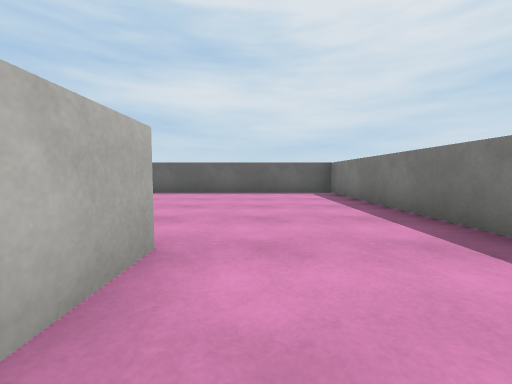
view 1 (above)

18 first-person views from a walk through a scene from a Unity 3-D project. The camera is 0.62 m above the floor, tilts 4° down and sees 90° across. The floor is counted in squares, 1 m on a side. Each view is taken from the middle of a square. On the plan, view 1 faces up. The plan holds only what a view shows up to about 9 squares ahead; the rest is blank. The player character is not drawn. Surface patterns are stand-ins for the level's own textures.

view 2
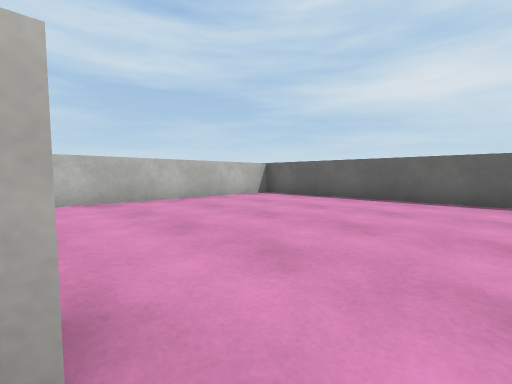

view 3
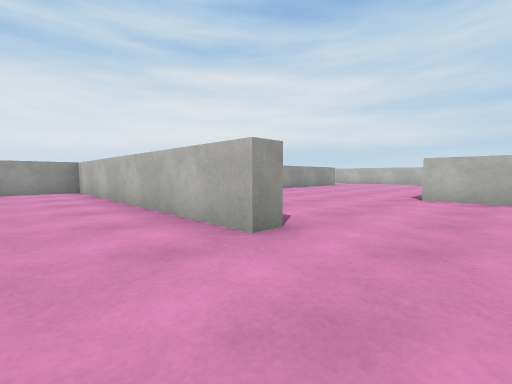

view 4
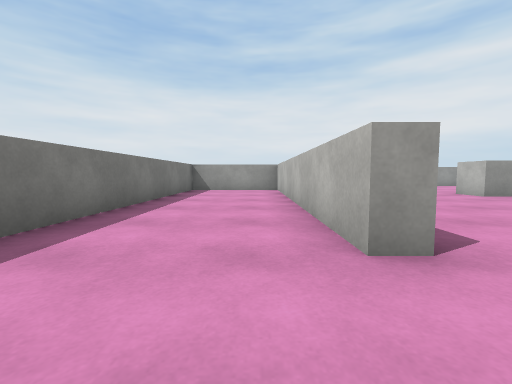

view 5
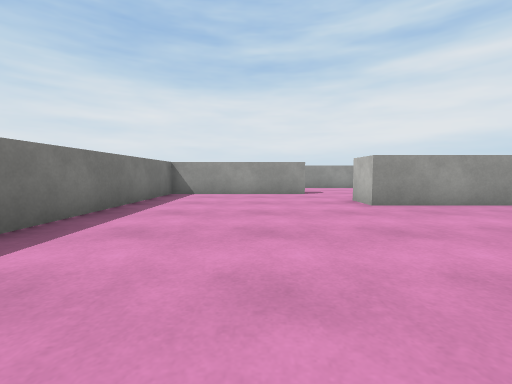

view 6
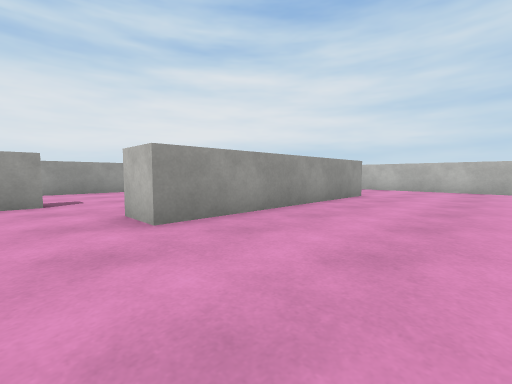

view 7
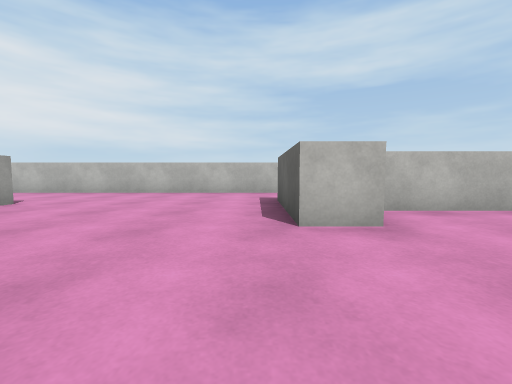

view 8
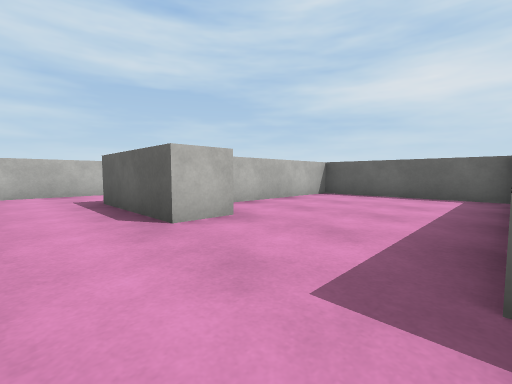

view 9
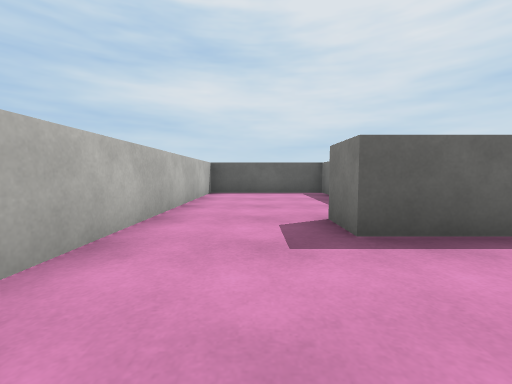

view 10
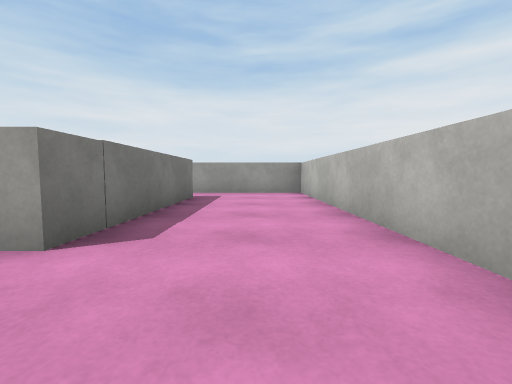

view 11
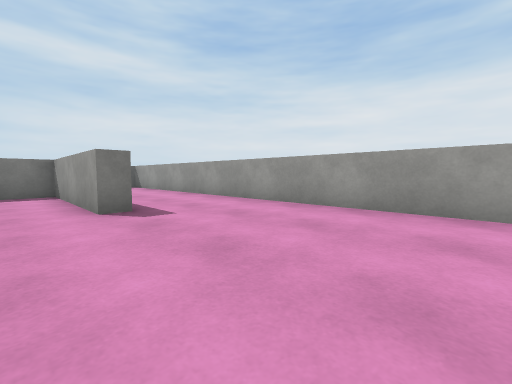

view 12
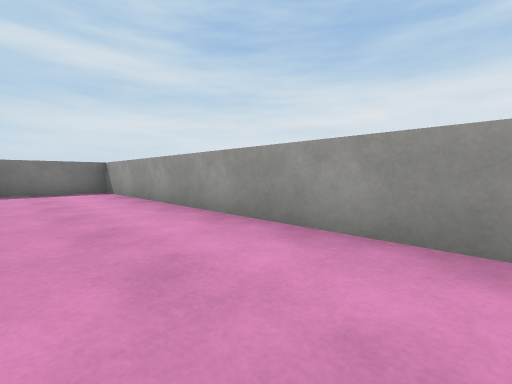

view 13
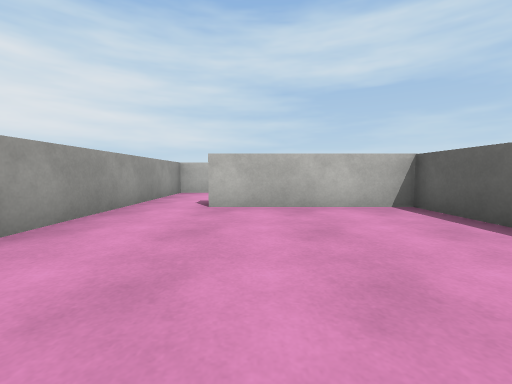

view 14
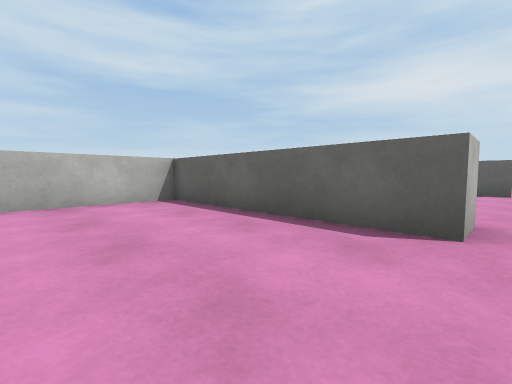

view 15
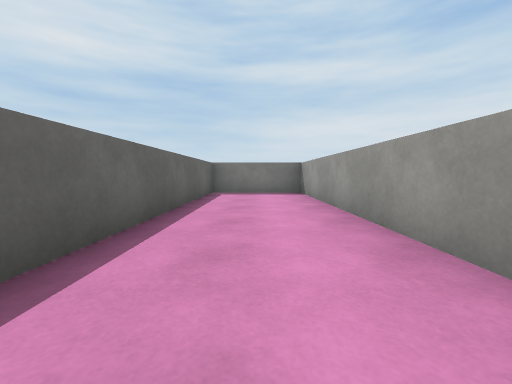

view 16
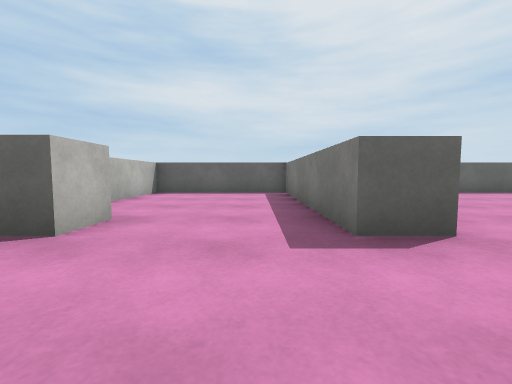

view 17
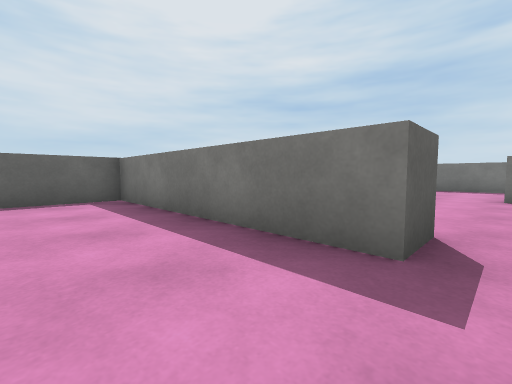

view 18
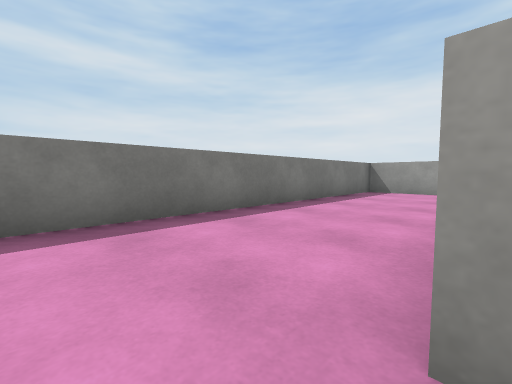

### Floor plan
Ten units are one square. View 1 is at (0, 0); x grows to the right and y downward. Boxes are objects, and circles mark ways between rooms. Rooms are numbered by the first view taken in them; rooms with no view inside come last. Other rooms are left out.
<svg viewBox="-160 -90 190 190">
<path fill="none" stroke="#000" d="M-100 -25 -130 -25 -130 -36M-14 -21 -8 -21 -8 60 25 60 25 -85 -60 -85 -60 -25 -70 -25M-45 60 -14 60 -14 5M-118 -76 -118 -85 -155 -85 -155 95 -125 95M-123 79 -123 30 -63 30 -63 40M-55 66 -55 60 -45 60M-63 40 -118 40 -118 79M-125 95 25 95 25 65 -46 65M-100 -36 -100 -25M-70 -25 -70 -85 -113 -85 -113 -41"/>
<circle cx="-120" cy="85" r="3" fill="#2a7"/>
<circle cx="-55" cy="50" r="3" fill="#2a7"/>
<circle cx="-85" cy="-30" r="3" fill="#2a7"/>
<text x="-60" y="-10">1</text>
<text x="-60" y="70">2</text>
<text x="-90" y="-60">3</text>
</svg>
Room 1 opens to room 2. Room 1 opens to room 3.

Where each view was taken, in squares from view 1:
view 1: 0 up, 0 right, facing up
view 2: 2 up, 0 right, facing up-left
view 3: 4 up, 1 right, facing down-left
view 4: 4 up, 0 right, facing down
view 5: 2 up, 4 left, facing down
view 6: 0 up, 5 left, facing down-left
view 7: 2 up, 7 left, facing left
view 8: 1 up, 7 left, facing up-left
view 9: 0 up, 14 left, facing up
view 10: 1 down, 14 left, facing down
view 11: 5 down, 10 left, facing down-right
view 12: 7 down, 7 left, facing down-right
view 13: 7 down, 7 left, facing left
view 14: 7 down, 6 left, facing up-left
view 15: 8 down, 6 left, facing right
view 16: 0 up, 8 left, facing up
view 17: 2 up, 9 left, facing up-right
view 18: 3 up, 1 left, facing down-right
